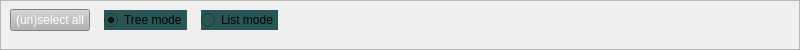
    <widget class="QFrame" name="frame">
     <property name="minimumSize">
      <size>
       <width>0</width>
       <height>40</height>
      </size>
     </property>
     <property name="palette">
      <palette>
       <active>
        <colorrole role="ButtonText">
         <brush brushstyle="SolidPattern">
          <color alpha="255">
           <red>90</red>
           <green>104</green>
           <blue>118</blue>
          </color>
         </brush>
        </colorrole>
       </active>
       <inactive>
        <colorrole role="ButtonText">
         <brush brushstyle="SolidPattern">
          <color alpha="255">
           <red>90</red>
           <green>104</green>
           <blue>118</blue>
          </color>
         </brush>
        </colorrole>
       </inactive>
       <disabled>
        <colorrole role="ButtonText">
         <brush brushstyle="SolidPattern">
          <color alpha="255">
           <red>69</red>
           <green>69</green>
           <blue>69</blue>
          </color>
         </brush>
        </colorrole>
       </disabled>
      </palette>
     </property>
     <property name="frameShape">
      <enum>QFrame::StyledPanel</enum>
     </property>
     <property name="frameShadow">
      <enum>QFrame::Sunken</enum>
     </property>
     <widget class="QWidget" name="horizontalLayoutWidget">
      <property name="geometry">
       <rect>
        <x>10</x>
        <y>0</y>
        <width>781</width>
        <height>41</height>
       </rect>
      </property>
      <layout class="QHBoxLayout" name="horizontalLayoutPanel" stretch="0,0,0,0">
       <property name="spacing">
        <number>14</number>
       </property>
       <item>
        <widget class="QPushButton" name="pushButtonSelectAll">
         <property name="sizePolicy">
          <sizepolicy hsizetype="Maximum" vsizetype="Fixed">
           <horstretch>0</horstretch>
           <verstretch>0</verstretch>
          </sizepolicy>
         </property>
         <property name="palette">
          <palette>
           <active>
            <colorrole role="WindowText">
             <brush brushstyle="SolidPattern">
              <color alpha="255">
               <red>255</red>
               <green>255</green>
               <blue>255</blue>
              </color>
             </brush>
            </colorrole>
            <colorrole role="Button">
             <brush brushstyle="SolidPattern">
              <color alpha="255">
               <red>178</red>
               <green>178</green>
               <blue>178</blue>
              </color>
             </brush>
            </colorrole>
            <colorrole role="Text">
             <brush brushstyle="SolidPattern">
              <color alpha="255">
               <red>255</red>
               <green>255</green>
               <blue>255</blue>
              </color>
             </brush>
            </colorrole>
            <colorrole role="ButtonText">
             <brush brushstyle="SolidPattern">
              <color alpha="255">
               <red>255</red>
               <green>255</green>
               <blue>255</blue>
              </color>
             </brush>
            </colorrole>
            <colorrole role="Base">
             <brush brushstyle="SolidPattern">
              <color alpha="255">
               <red>178</red>
               <green>178</green>
               <blue>178</blue>
              </color>
             </brush>
            </colorrole>
            <colorrole role="Window">
             <brush brushstyle="SolidPattern">
              <color alpha="255">
               <red>178</red>
               <green>178</green>
               <blue>178</blue>
              </color>
             </brush>
            </colorrole>
           </active>
           <inactive>
            <colorrole role="WindowText">
             <brush brushstyle="SolidPattern">
              <color alpha="255">
               <red>255</red>
               <green>255</green>
               <blue>255</blue>
              </color>
             </brush>
            </colorrole>
            <colorrole role="Button">
             <brush brushstyle="SolidPattern">
              <color alpha="255">
               <red>178</red>
               <green>178</green>
               <blue>178</blue>
              </color>
             </brush>
            </colorrole>
            <colorrole role="Text">
             <brush brushstyle="SolidPattern">
              <color alpha="255">
               <red>255</red>
               <green>255</green>
               <blue>255</blue>
              </color>
             </brush>
            </colorrole>
            <colorrole role="ButtonText">
             <brush brushstyle="SolidPattern">
              <color alpha="255">
               <red>255</red>
               <green>255</green>
               <blue>255</blue>
              </color>
             </brush>
            </colorrole>
            <colorrole role="Base">
             <brush brushstyle="SolidPattern">
              <color alpha="255">
               <red>178</red>
               <green>178</green>
               <blue>178</blue>
              </color>
             </brush>
            </colorrole>
            <colorrole role="Window">
             <brush brushstyle="SolidPattern">
              <color alpha="255">
               <red>178</red>
               <green>178</green>
               <blue>178</blue>
              </color>
             </brush>
            </colorrole>
           </inactive>
           <disabled>
            <colorrole role="WindowText">
             <brush brushstyle="SolidPattern">
              <color alpha="255">
               <red>255</red>
               <green>255</green>
               <blue>255</blue>
              </color>
             </brush>
            </colorrole>
            <colorrole role="Button">
             <brush brushstyle="SolidPattern">
              <color alpha="255">
               <red>178</red>
               <green>178</green>
               <blue>178</blue>
              </color>
             </brush>
            </colorrole>
            <colorrole role="Text">
             <brush brushstyle="SolidPattern">
              <color alpha="255">
               <red>255</red>
               <green>255</green>
               <blue>255</blue>
              </color>
             </brush>
            </colorrole>
            <colorrole role="ButtonText">
             <brush brushstyle="SolidPattern">
              <color alpha="255">
               <red>255</red>
               <green>255</green>
               <blue>255</blue>
              </color>
             </brush>
            </colorrole>
            <colorrole role="Base">
             <brush brushstyle="SolidPattern">
              <color alpha="255">
               <red>178</red>
               <green>178</green>
               <blue>178</blue>
              </color>
             </brush>
            </colorrole>
            <colorrole role="Window">
             <brush brushstyle="SolidPattern">
              <color alpha="255">
               <red>178</red>
               <green>178</green>
               <blue>178</blue>
              </color>
             </brush>
            </colorrole>
           </disabled>
          </palette>
         </property>
         <property name="styleSheet">
          <string notr="true">background-color: rgb(178, 178, 178);
color: rgb(255,255,255);</string>
         </property>
         <property name="text">
          <string>(un)select all</string>
         </property>
        </widget>
       </item>
       <item>
        <widget class="QRadioButton" name="radioTreeMode">
         <property name="sizePolicy">
          <sizepolicy hsizetype="Maximum" vsizetype="Fixed">
           <horstretch>0</horstretch>
           <verstretch>0</verstretch>
          </sizepolicy>
         </property>
         <property name="autoFillBackground">
          <bool>false</bool>
         </property>
         <property name="styleSheet">
          <string notr="true">background-color: rgb(40, 86, 86);</string>
         </property>
         <property name="text">
          <string>Tree mode</string>
         </property>
         <property name="checked">
          <bool>true</bool>
         </property>
        </widget>
       </item>
       <item>
        <widget class="QRadioButton" name="radioListMode">
         <property name="sizePolicy">
          <sizepolicy hsizetype="Maximum" vsizetype="Fixed">
           <horstretch>0</horstretch>
           <verstretch>0</verstretch>
          </sizepolicy>
         </property>
         <property name="autoFillBackground">
          <bool>false</bool>
         </property>
         <property name="styleSheet">
          <string notr="true">background-color: rgb(40, 86, 86);</string>
         </property>
         <property name="text">
          <string>List mode</string>
         </property>
        </widget>
       </item>
       <item>
        <spacer name="horizontalSpacer">
         <property name="orientation">
          <enum>Qt::Horizontal</enum>
         </property>
         <property name="sizeHint" stdset="0">
          <size>
           <width>40</width>
           <height>20</height>
          </size>
         </property>
        </spacer>
       </item>
      </layout>
     </widget>
    </widget>
